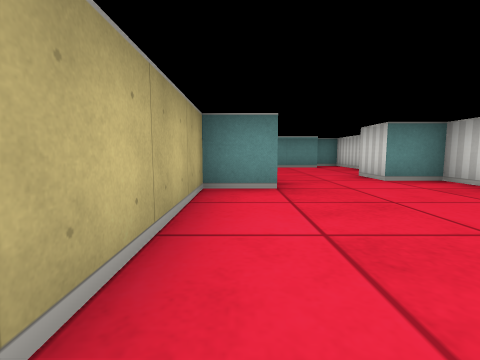
View 1 (above)

14 first-person views from a walk through a cub3D level. The camera is about half as high as the walls, tilts 6° down and sees 85° across. The floor is counted in squares. Each view is taken from the middle of a square. On the plan, view 1 faces up. The plan holds only what a view shows up to about 9 squares ahead; the rest is blank.

View 2
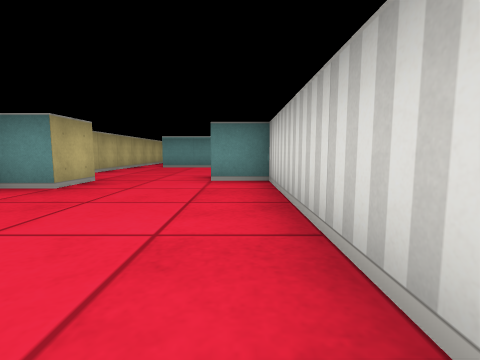

View 3
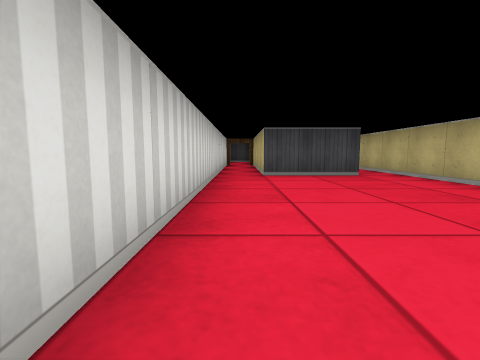

View 4
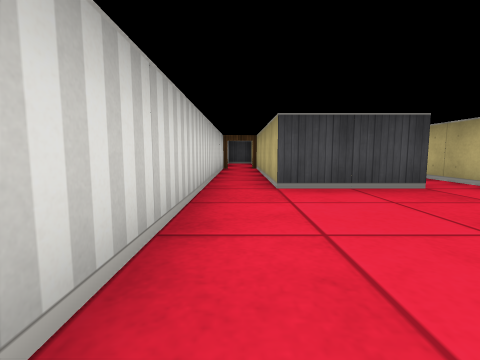

View 5
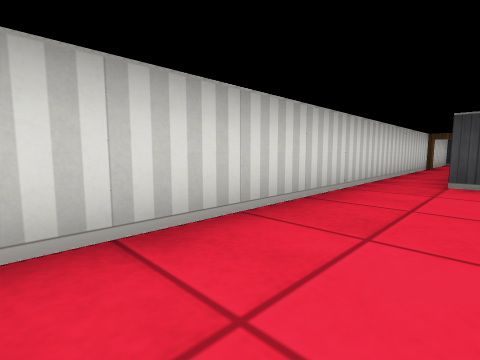

View 6
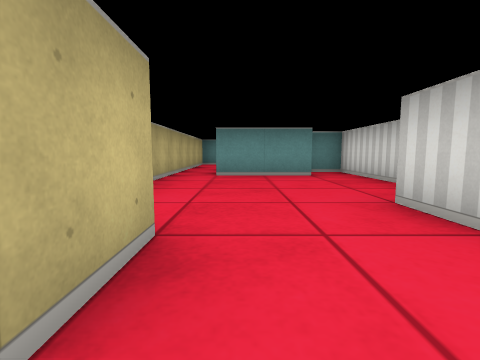

View 7
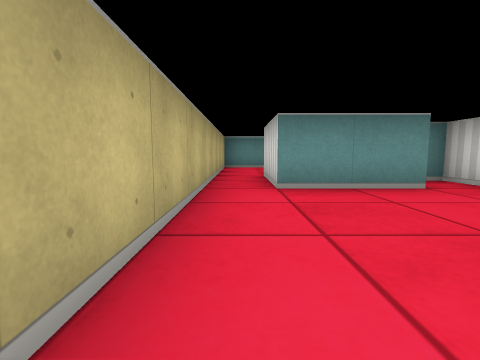

View 8
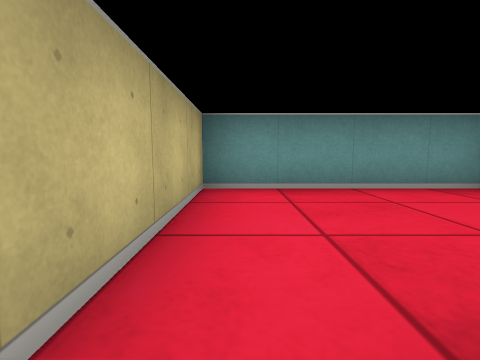

View 9
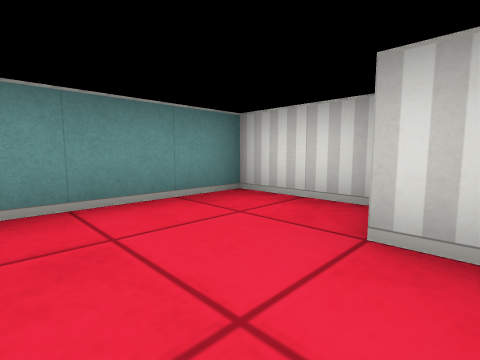

View 10
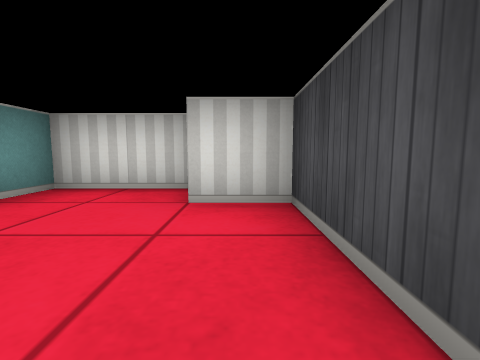

View 11
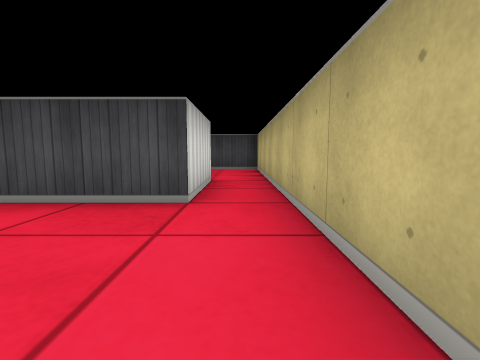

View 12
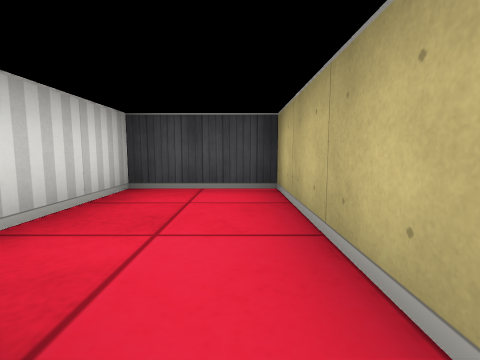

View 13
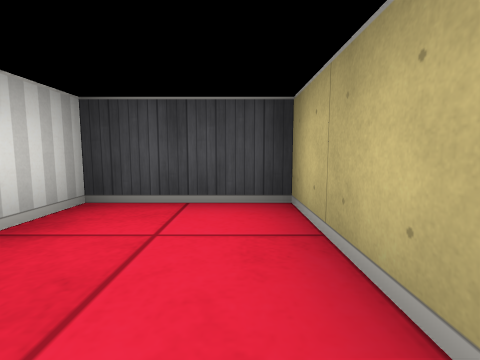

View 14
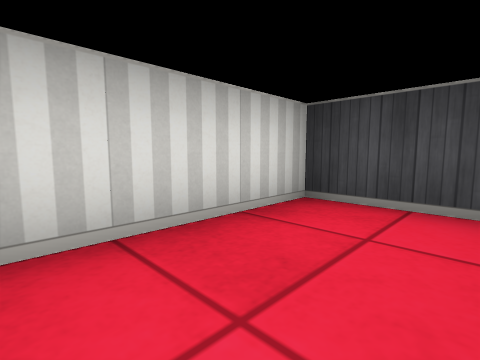

### Floor plan
Ten units are one square. View 1 is at (0, 0); x grows to the right and y downward. Boxes are objects, and circles mark ways between rooms. Rooms are numbered by the first view taken in them; rooms with no view inside come last. Other rooms are left out.
<svg viewBox="-10 -140 50 210">
<path fill="none" stroke="#000" d="M5 35 5 15 25 15 25 58M5 -45 5 -35 -5 -35 -5 35M35 59 35 -45 25 -45M-5 -85 -5 -55M26 -85 5 -85M35 -71 35 -95 28 -95M25 -45 25 -55M35 -116 35 -135 -5 -135 -5 -85M5 -85 5 -105 25 -105 25 -115M-5 35 -5 65 15 65 15 40"/>
<circle cx="15" cy="-50" r="3" fill="#2a7"/>
<circle cx="0" cy="30" r="3" fill="#2a7"/>
<circle cx="0" cy="-95" r="3" fill="#2a7"/>
<text x="20" y="0">1</text>
<text x="10" y="-70">2</text>
<text x="10" y="-120">3</text>
<text x="0" y="50">4</text>
</svg>
Room 1 opens to room 2. Room 1 opens to room 4. Room 2 opens to room 3.

Where each view was taken, in squares from view 1:
view 1: 0 up, 0 right, facing up
view 2: 0 up, 3 right, facing up
view 3: 4 up, 3 right, facing down
view 4: 2 up, 3 right, facing down
view 5: 3 up, 2 right, facing down-right
view 6: 3 up, 1 right, facing up
view 7: 5 up, 0 right, facing up
view 8: 10 up, 0 right, facing up
view 9: 11 up, 1 right, facing up-right
view 10: 11 up, 0 right, facing right
view 11: 1 up, 0 right, facing down
view 12: 3 down, 0 right, facing down
view 13: 4 down, 0 right, facing down
view 14: 4 down, 0 right, facing down-right
